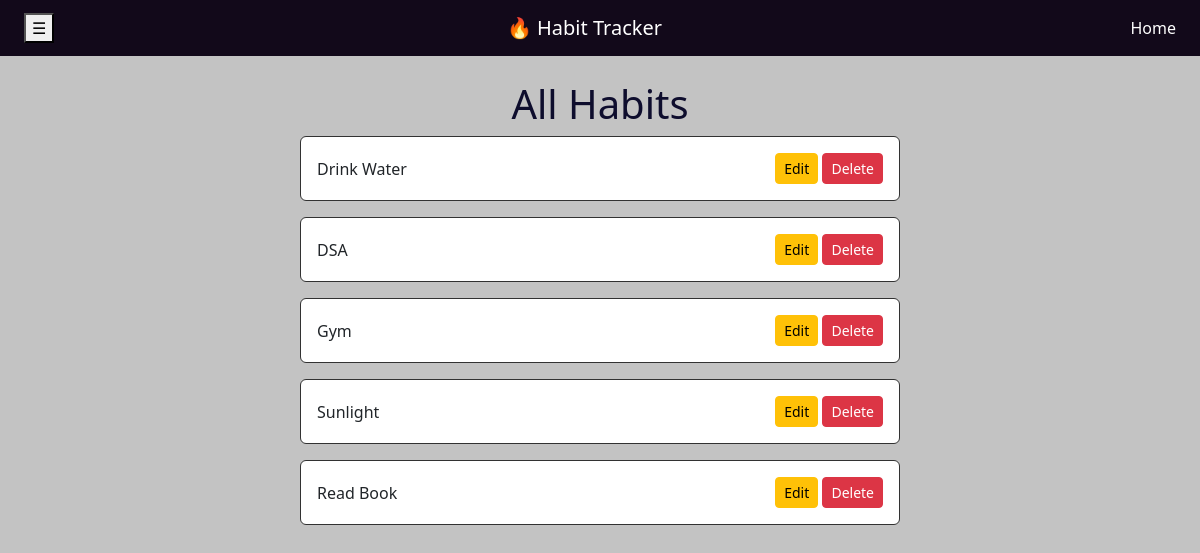
The page /habits on the database as committed earlier.
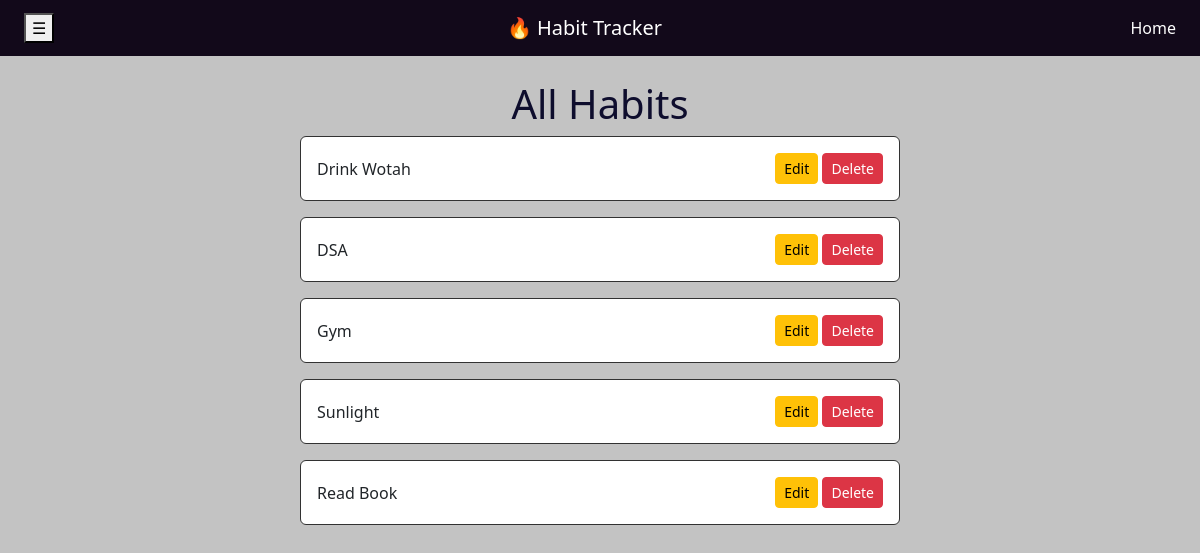
The same page on the database as committed later.
### tables this page shows
CREATE TABLE habits(
                   id INTEGER PRIMARY KEY AUTOINCREMENT,
                   name TEXT NOT NULL,
                   created_at TEXT NOT NULL);

### app.py (the view)
@app.route("/habits")
def habits():
    conn=get_connection()
    cursor=conn.cursor()
    habits=cursor.execute("SELECT * FROM habits").fetchall()
    conn.close()
    return render_template("habits.html",
                           habits=habits,
                           )

### db.py (called while the page is built)
def get_connection():
    return sqlite3.connect(DB_PATH)

### templates/habits.html (shortened to what this page needs)
{% extends "base.html" %}
{%block title %} Home {% endblock %}
{% block content %}
    <div class="d-flex flex-column align-items-center">
        <h1>All Habits</h1>
        {% for habit in habits %}
            <div class="card mb-3" style="width: 600px;">
                <div class="card-body d-flex justify-content-between align-items-center">
                    <span id="name-{{habit[0]}}">{{habit[1]}}</span>
                    <div>
                        <button class="btn btn-warning btn-sm" onclick="toggleEdit({{habit[0]}}, '{{habit[1]}}')">Edit</button>
                        <form action="/delete/{{habit[0]}}" method="POST" class="d-inline">
                            <button type="submit" class="btn btn-danger btn-sm">Delete</button>
                        </form>
                    </div>
                </div>
            </div>
        {%endfor%}
    </div>
{% endblock %}

Rows that differ between the two databases and show on the page:
changed habits: name "Drink Water" → "Drink Wotah"
